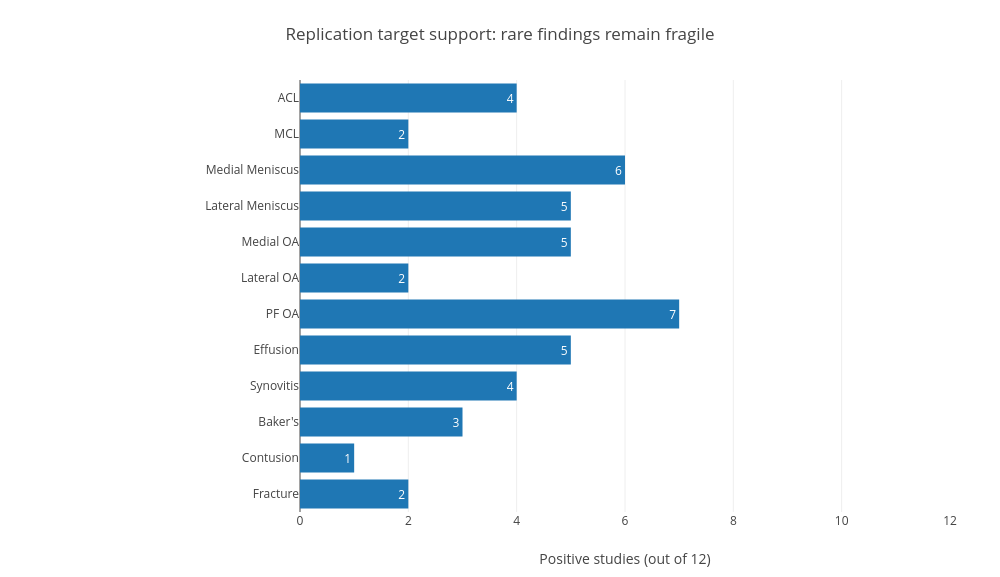

This figure's notebook cell:
### Markdown cell above
## 3. Target support changes the interpretation

Each target has both classes, but some have very few positive cases. AUC is based on positive-negative pairs; one-class samples have undefined AUC, not zero. In the primary paired bootstrap, **536 of 1,000 draws** lacked twelve-target support. The conditional retained-draw interval does not establish a stable improvement. Patellofemoral OA and synovitis remain weak on this selected cohort; they are not proven population-wide error rankings.

### Code cell
evidence_chart('Replication target support: rare findings remain fragile',
               [r['target'] for r in D['per_target']],
               [r['positive'] for r in D['per_target']], 'Positive studies (out of 12)', upper=12)
print('Defined AUC bootstrap draws:', D['bootstrap']['auc_defined_draws'])
print('Undefined AUC bootstrap draws:', D['bootstrap']['auc_undefined_draws'])
print('Retained-draw AUC interval:', D['bootstrap']['auc_delta_percentile_95'])

### Figure 1 — Plotly figure (JSON) as saved in the notebook; plotly's stock layout.template omitted (floating-point values rounded to 4 significant figures)
{"data": [{"orientation": "h", "text": ["4", "2", "6", "5", "5", "2", "7", "5", "4", "3", "1", "2"], "textposition": "auto", "type": "bar", "x": [4, 2, 6, 5, 5, 2, 7, 5, 4, 3, 1, 2], "y": ["ACL", "MCL", "Medial Meniscus", "Lateral Meniscus", "Medial OA", "Lateral OA", "PF OA", "Effusion", "Synovitis", "Baker's", "Contusion", "Fracture"]}], "layout": {"height": 577, "margin": {"b": 65, "l": 300, "r": 50, "t": 80}, "showlegend": false, "title": {"text": "Replication target support: rare findings remain fragile"}, "width": 1000, "xaxis": {"range": [0, 12], "title": {"text": "Positive studies (out of 12)"}}, "yaxis": {"autorange": "reversed"}}}
